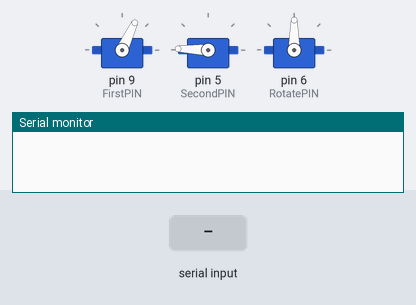
The sketch below on a simulated Arduino Uno, built with avr-gcc and run on an emulated ATmega328P. Shown: 3 × servo, the last lines printed to the serial monitor. The inputs (shaded band) are chosen by the test bench.

Above: at 1.2 s.
1.3 s: "90,45,200\n" received over Serial
At 2.3 s:
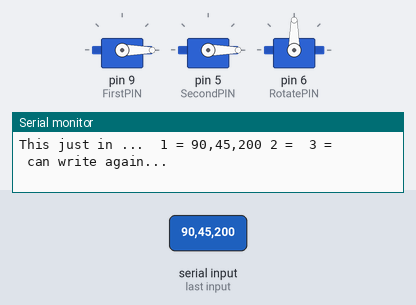
2.8 s: "30,150\n" received over Serial
At 3.3 s:
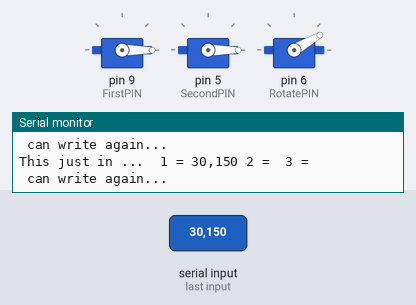
4.3 s: "5\n" received over Serial
At 5.5 s:
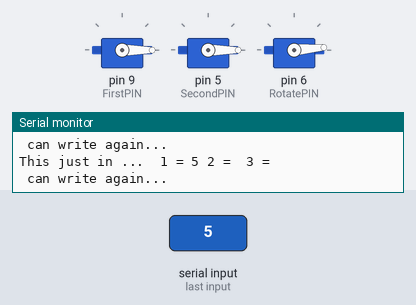
5.8 s: "200\n" received over Serial
At 6.7 s:
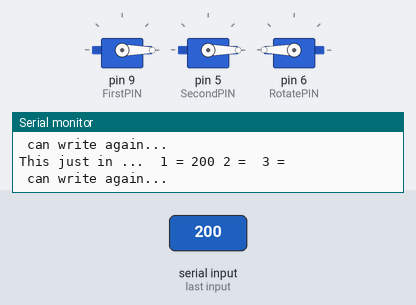
7.3 s: "30,150,10\n" received over Serial
At 8.1 s:
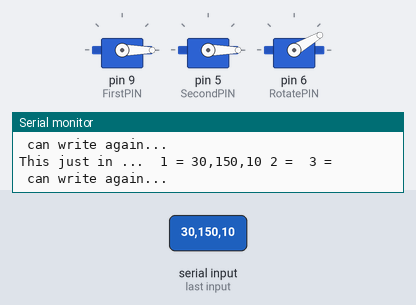
8.8 s: "90,45\n" received over Serial
At 10.2 s:
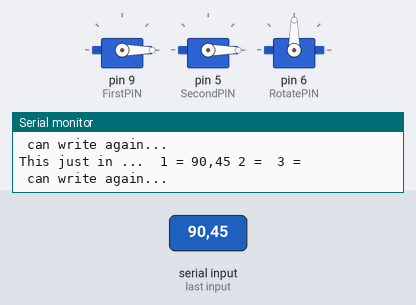
Timing chart, 0 to 11.3 s (numbered marks = the images above; inputs shaded):
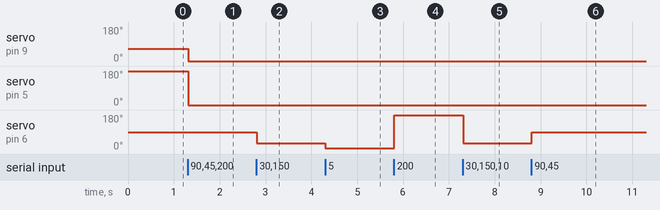

The sketch:

RobotArmController.ino
```cpp
#include "Servo.h"

#define FirstPIN 9
#define SecondPIN 5
#define RotatePIN 6

Servo First;
Servo Second;
Servo Rotate;

int rot = 0;
int fir = 0;
int sec = 0;

String inputString = "";
bool stringComplete = false;
int angleAdd = -1;

const byte numChars = 32;
char receivedChars[numChars] = ""; // an array to store the received data
boolean newData = false;

void setup() {
  const int FirstZero = 65;
  const int SecondZero = 178;
  const int RotateZero = 90;

  Serial.begin(9600);

  First.attach(FirstPIN);
  First.write(FirstZero);

  Second.attach(SecondPIN);
  Second.write(SecondZero);

  Rotate.attach(RotatePIN);
  Rotate.write(RotateZero);

}

void loop() {
  recvWithEndMarker();
  showNewData();
}

void recvWithEndMarker() {
  static byte ndx = 0;
  char endMarker = '\n';
  char rc;

  while (Serial.available() > 0 && newData == false) {

    rc = Serial.read();

    if (rc != endMarker) {
      receivedChars[ndx] = rc;
      ndx++;
      if (ndx >= numChars) {
        ndx = numChars - 1;
      }
    }
    else {
      receivedChars[ndx] = '\0'; // terminate the string
      ndx = 0;
      newData = true;
    }
  }
}

void showNewData() {
  if (newData == true) {

    Test();

    int rotateAngleAdd = getValue(String(receivedChars), 's', 0).toInt();
    int firstJointAngleAdd = getValue(String(receivedChars), 's', 1).toInt();
    int secondJointAngleAdd = getValue(String(receivedChars), 's', 2).toInt();

    Rotate.write(rotateAngleAdd);
    First.write(firstJointAngleAdd);
    Second.write(secondJointAngleAdd);

    newData = false;
  }
}

void Test() {
    Serial.print("This just in ... ");
    String test1 = getValue(String(receivedChars), 's', 0);
    String test2 = getValue(String(receivedChars), 's', 1);
    String test3 = getValue(String(receivedChars), 's', 2);
    Serial.println(" 1 = " + test1 + " 2 = " + test2 + " 3 = " + test3 );
    Serial.println(" can write again... ");
}

String getValue(String data, char separator, int index)
{
  int found = 0;
  int strIndex[] = {0, -1};
  int maxIndex = data.length() - 1;

  for (int i = 0; i <= maxIndex && found <= index; i++) {
    if (data.charAt(i) == separator || i == maxIndex) {
      found++;
      strIndex[0] = strIndex[1] + 1;
      strIndex[1] = (i == maxIndex) ? i + 1 : i;
    }
  }

  return found > index ? data.substring(strIndex[0], strIndex[1]) : "";
}
```

Measured:
- after the input at 1.3 s, servo on pin 9 (FirstPIN): 65° → 0° at once; servo on pin 5 (SecondPIN): 178° → 0° at once
- after the input at 2.8 s, servo on pin 6 (RotatePIN): 90° → 30° at once
- after the input at 4.3 s, servo on pin 6 (RotatePIN): 30° → 5° at once
- after the input at 5.8 s, servo on pin 6 (RotatePIN): 5° → 180° at once
- after the input at 7.3 s, servo on pin 6 (RotatePIN): 180° → 30° at once
- after the input at 8.8 s, servo on pin 6 (RotatePIN): 30° → 90° at once
